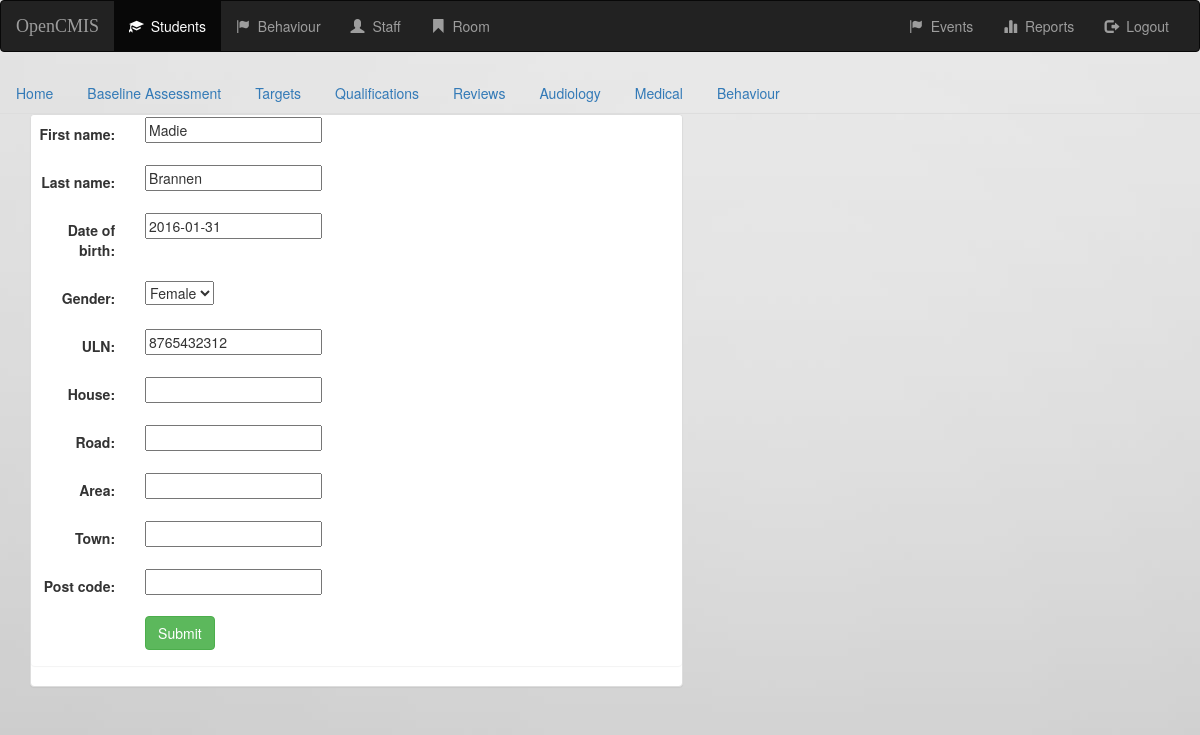
Before: /opencmis/student/2/update/ with the older database file.
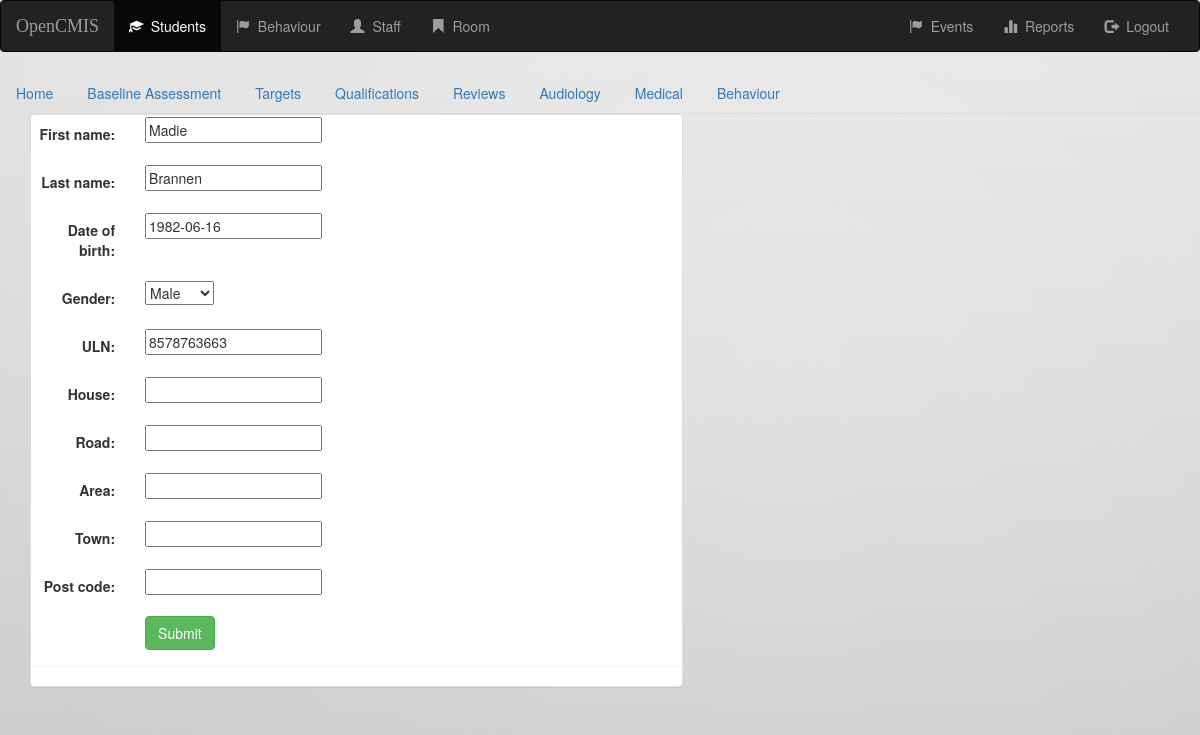
After: the same page with the newer database file.
### opencmis/models.py (models this page shows, shortened)
class Student(models.Model):
    gender_choices = (('M', 'Male'), ('F', 'Female'))
    first_name = models.CharField(max_length=50, blank=False)
    last_name = models.CharField(max_length=30, blank=False)
    gender = models.CharField(max_length=1, choices=gender_choices, default='M')
    date_of_birth = models.DateField(blank=False)
    ULN = models.CharField(max_length=10, blank=True)
    house = models.CharField(max_length=50, blank=True)
    road = models.CharField(max_length=50, blank=True)
    area = models.CharField(max_length=50, blank=True)
    town = models.CharField(max_length=50, blank=True)
    post_code = models.CharField(max_length=12, blank=True)
    photo = models.FileField(blank=True)

### opencmis/views.py (the view)
# urls.py: url(r'student/(?P<pk>[0-9]+)/update/$', views.StudentUpdate.as_view(), name='student-update'),
class StudentUpdate(UpdateView):
    model = Student
    fields = ['first_name', 'last_name', 'date_of_birth', 'gender', 'ULN',
              'house','road', 'area', 'town', 'post_code']

### opencmis/templates/opencmis/student_form.html (shortened to what this page needs)
{% extends 'opencmis/base.html' %}
{% block body %}
<div class="container-fluid">
    <div class="row">
        <div class="col-sm-12 col-md-7">
            <div class="panel panel-default">
                <div class="panel body">
                    <form class="form-horizontal" action="" method="post" enctype="multipart/form-data">
                        {% include 'opencmis/form-template.html' %}
                        <div class="form-group">
                            <div class="col-sm-offset-2 col-sm-10">
                                <button type="submit" class="btn btn-success">Submit</button>
                            </div>
                        </div>
                    </form>
                </div>
            </div>
        </div>
    </div>
</div>
{% endblock %}

### opencmis/templates/opencmis/form-template.html (shortened to what this page needs)
{% for field in form %}
    <div class="form-group">
        <div class="col-sm-offset-2 col-sm-10">
        </div>
        <label class="control-label col-sm-2">{{ field.label_tag }}</label>
        <div class="col-sm-10">{{ field }}</div>
    </div>
{% endfor %}

Changed rows visible on the page:
changed Student "Madie": date_of_birth "2016-01-31" → "1982-06-16"; gender "Female" → "Male"; ULN "8765432312" → "8578763663"
